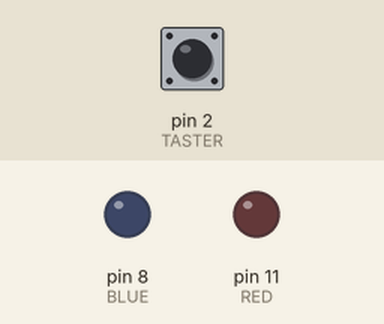
Recording of a sketch running on a simulated Arduino Uno, built with avr-gcc and run on an emulated ATmega328P. On the bench: output pins drawn as LEDs (lit = HIGH). Inputs (shaded band) come from the test bench; at power-on: pin 2 (TASTER) LOW.

Above: at 1.2 s.
1.3 s: pin 2 (TASTER) pulled HIGH for 1 s
At 3.4 s:
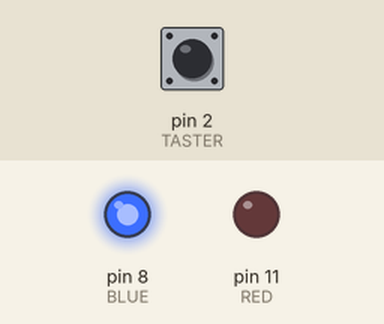
3.8 s: pin 2 (TASTER) pulled HIGH for 0.15 s
At 4.8 s:
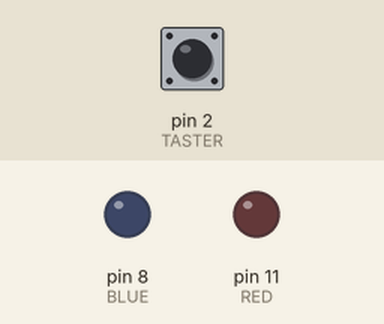
5.4 s: pin 2 (TASTER) pulled HIGH for 3.2 s
At 9.6 s:
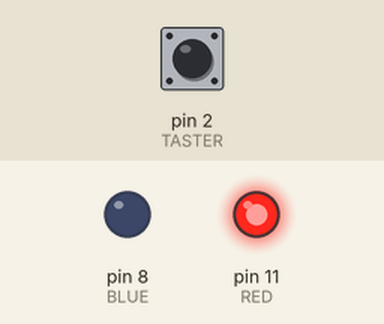
Timing chart, 0 to 11.1 s (numbered marks = the images above; inputs shaded):
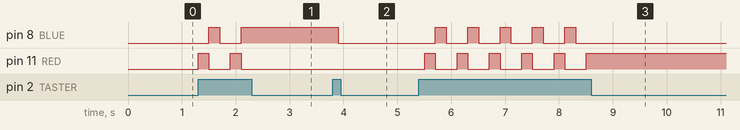

The sketch:

mvc-example2.ino
```cpp
/**
 * Beispiel mit Struct
 */

const int RED = 11;
const int BLUE = 8;
const int TASTER = 2;
const long PERIOD = 100000;

// Model
struct Leds {
  int red;
  int blue;
};

struct Leds leds = {LOW, LOW};

long timestamp = 0;

void setup()
{
  pinMode(RED, OUTPUT);
  pinMode(BLUE, OUTPUT);
  pinMode(TASTER, INPUT);
}

void loop()
{
  // Controller
  if(micros() > timestamp + PERIOD) {
    if(digitalRead(TASTER) == HIGH) {
      if(digitalRead(RED) == LOW && digitalRead(BLUE) == LOW) {
        leds.red = HIGH;
        leds.blue = LOW;
      } else if(digitalRead(RED) == HIGH && digitalRead(BLUE) == LOW) {
        leds.red = LOW;
        leds.blue = HIGH;
      } else if(digitalRead(RED) == LOW && digitalRead(BLUE) == HIGH) {
        leds.red = LOW;
        leds.blue = LOW;
      }
    }
    timestamp = micros() + PERIOD;
  }

  // View
  digitalWrite(RED, leds.red);
  digitalWrite(BLUE, leds.blue);

}
```

Measured:
- after the input at 1.3 s, pin 8 (BLUE): LOW → HIGH after 0.20 s, → LOW 0.20 s later, → HIGH 0.40 s later; pin 11 (RED): alternates HIGH for 0.20 s and LOW for 0.40 s, 4 changes in all, then stays LOW, starting at once
- after the input at 3.8 s, pin 8 (BLUE): HIGH → LOW after 0.11 s
- after the input at 5.4 s, pin 8 (BLUE): alternates HIGH for 0.20 s and LOW for 0.40 s, 10 changes in all, then stays LOW, starting after 0.31 s; pin 11 (RED): alternates HIGH for 0.20 s and LOW for 0.40 s, 11 changes in all, then stays HIGH, starting after 0.11 s
